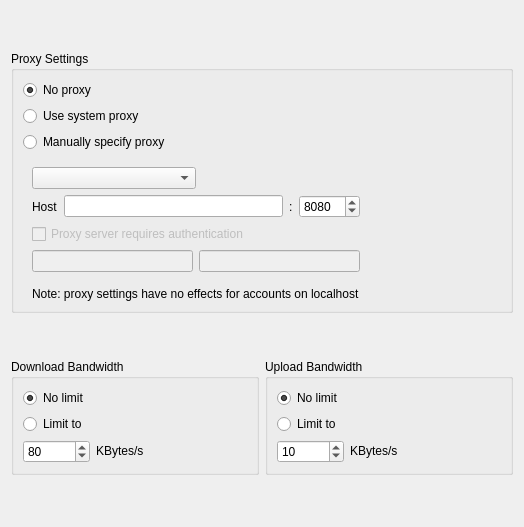
<?xml version="1.0" encoding="UTF-8"?>
<ui version="4.0">
 <class>OCC::NetworkSettings</class>
 <widget class="QWidget" name="OCC::NetworkSettings">
  <property name="geometry">
   <rect>
    <x>0</x>
    <y>0</y>
    <width>524</width>
    <height>527</height>
   </rect>
  </property>
  <property name="windowTitle">
   <string notr="true">Form</string>
  </property>
  <property name="autoFillBackground">
   <bool>true</bool>
  </property>
  <layout class="QGridLayout" name="gridLayout_3">
   <item row="0" column="0">
    <widget class="QGroupBox" name="proxyGroupBox">
     <property name="enabled">
      <bool>true</bool>
     </property>
     <property name="sizePolicy">
      <sizepolicy hsizetype="Preferred" vsizetype="Fixed">
       <horstretch>0</horstretch>
       <verstretch>0</verstretch>
      </sizepolicy>
     </property>
     <property name="title">
      <string>Proxy Settings</string>
     </property>
     <layout class="QGridLayout" name="gridLayout">
      <property name="bottomMargin">
       <number>0</number>
      </property>
      <item row="0" column="0">
       <widget class="QRadioButton" name="noProxyRadioButton">
        <property name="text">
         <string>No proxy</string>
        </property>
        <property name="checked">
         <bool>true</bool>
        </property>
        <attribute name="buttonGroup">
         <string notr="true">proxyButtonGroup</string>
        </attribute>
       </widget>
      </item>
      <item row="2" column="2">
       <spacer name="horizontalSpacer_2">
        <property name="orientation">
         <enum>Qt::Orientation::Horizontal</enum>
        </property>
        <property name="sizeHint" stdset="0">
         <size>
          <width>40</width>
          <height>20</height>
         </size>
        </property>
       </spacer>
      </item>
      <item row="1" column="0">
       <widget class="QRadioButton" name="systemProxyRadioButton">
        <property name="text">
         <string>Use system proxy</string>
        </property>
        <attribute name="buttonGroup">
         <string notr="true">proxyButtonGroup</string>
        </attribute>
       </widget>
      </item>
      <item row="3" column="0" colspan="3">
       <layout class="QHBoxLayout" name="horizontalLayout_7">
        <item>
         <widget class="QWidget" name="manualSettings" native="true">
          <property name="enabled">
           <bool>true</bool>
          </property>
          <property name="sizePolicy">
           <sizepolicy hsizetype="Expanding" vsizetype="Fixed">
            <horstretch>0</horstretch>
            <verstretch>0</verstretch>
           </sizepolicy>
          </property>
          <layout class="QVBoxLayout" name="verticalLayout">
           <property name="rightMargin">
            <number>0</number>
           </property>
           <item>
            <layout class="QHBoxLayout" name="horizontalLayout_8">
             <item>
              <widget class="QComboBox" name="typeComboBox">
               <property name="enabled">
                <bool>true</bool>
               </property>
               <property name="sizePolicy">
                <sizepolicy hsizetype="MinimumExpanding" vsizetype="Fixed">
                 <horstretch>0</horstretch>
                 <verstretch>0</verstretch>
                </sizepolicy>
               </property>
              </widget>
             </item>
             <item>
              <spacer name="horizontalSpacer_3">
               <property name="orientation">
                <enum>Qt::Orientation::Horizontal</enum>
               </property>
               <property name="sizeHint" stdset="0">
                <size>
                 <width>40</width>
                 <height>20</height>
                </size>
               </property>
              </spacer>
             </item>
            </layout>
           </item>
           <item>
            <layout class="QHBoxLayout" name="horizontalLayout">
             <item>
              <widget class="QLabel" name="hostLabel">
               <property name="text">
                <string>Host</string>
               </property>
              </widget>
             </item>
             <item>
              <widget class="QLineEdit" name="hostLineEdit">
               <property name="sizePolicy">
                <sizepolicy hsizetype="Preferred" vsizetype="Fixed">
                 <horstretch>1</horstretch>
                 <verstretch>0</verstretch>
                </sizepolicy>
               </property>
               <property name="text">
                <string/>
               </property>
              </widget>
             </item>
             <item>
              <widget class="QLabel" name="label">
               <property name="text">
                <string notr="true">:</string>
               </property>
              </widget>
             </item>
             <item>
              <widget class="QSpinBox" name="portSpinBox">
               <property name="sizePolicy">
                <sizepolicy hsizetype="Maximum" vsizetype="Fixed">
                 <horstretch>0</horstretch>
                 <verstretch>0</verstretch>
                </sizepolicy>
               </property>
               <property name="minimum">
                <number>1</number>
               </property>
               <property name="maximum">
                <number>65535</number>
               </property>
               <property name="value">
                <number>8080</number>
               </property>
              </widget>
             </item>
            </layout>
           </item>
           <item>
            <widget class="QCheckBox" name="authRequiredcheckBox">
             <property name="enabled">
              <bool>false</bool>
             </property>
             <property name="text">
              <string>Proxy server requires authentication</string>
             </property>
            </widget>
           </item>
           <item>
            <widget class="QWidget" name="authWidgets" native="true">
             <property name="enabled">
              <bool>true</bool>
             </property>
             <layout class="QHBoxLayout" name="horizontalLayout_2">
              <property name="leftMargin">
               <number>0</number>
              </property>
              <property name="topMargin">
               <number>0</number>
              </property>
              <property name="rightMargin">
               <number>0</number>
              </property>
              <property name="bottomMargin">
               <number>9</number>
              </property>
              <item>
               <widget class="QLineEdit" name="userLineEdit">
                <property name="enabled">
                 <bool>false</bool>
                </property>
                <property name="sizePolicy">
                 <sizepolicy hsizetype="Expanding" vsizetype="Preferred">
                  <horstretch>1</horstretch>
                  <verstretch>0</verstretch>
                 </sizepolicy>
                </property>
                <property name="text">
                 <string/>
                </property>
               </widget>
              </item>
              <item>
               <widget class="QLineEdit" name="passwordLineEdit">
                <property name="enabled">
                 <bool>false</bool>
                </property>
                <property name="sizePolicy">
                 <sizepolicy hsizetype="Preferred" vsizetype="Fixed">
                  <horstretch>1</horstretch>
                  <verstretch>0</verstretch>
                 </sizepolicy>
                </property>
                <property name="text">
                 <string/>
                </property>
                <property name="echoMode">
                 <enum>QLineEdit::EchoMode::Password</enum>
                </property>
               </widget>
              </item>
             </layout>
            </widget>
           </item>
           <item>
            <widget class="QLabel" name="labelLocalhost">
             <property name="text">
              <string>Note: proxy settings have no effects for accounts on localhost</string>
             </property>
            </widget>
           </item>
          </layout>
         </widget>
        </item>
        <item>
         <spacer name="horizontalSpacer">
          <property name="orientation">
           <enum>Qt::Orientation::Horizontal</enum>
          </property>
          <property name="sizeHint" stdset="0">
           <size>
            <width>40</width>
            <height>20</height>
           </size>
          </property>
         </spacer>
        </item>
       </layout>
      </item>
      <item row="2" column="0">
       <widget class="QRadioButton" name="manualProxyRadioButton">
        <property name="text">
         <string>Manually specify proxy</string>
        </property>
        <attribute name="buttonGroup">
         <string notr="true">proxyButtonGroup</string>
        </attribute>
       </widget>
      </item>
     </layout>
    </widget>
   </item>
   <item row="1" column="0">
    <layout class="QHBoxLayout" name="horizontalLayout_5" stretch="0,0">
     <property name="topMargin">
      <number>0</number>
     </property>
     <property name="bottomMargin">
      <number>0</number>
     </property>
     <item>
      <widget class="QGroupBox" name="downloadBox">
       <property name="sizePolicy">
        <sizepolicy hsizetype="Preferred" vsizetype="Maximum">
         <horstretch>0</horstretch>
         <verstretch>0</verstretch>
        </sizepolicy>
       </property>
       <property name="title">
        <string>Download Bandwidth</string>
       </property>
       <property name="alignment">
        <set>Qt::AlignmentFlag::AlignLeading|Qt::AlignmentFlag::AlignLeft|Qt::AlignmentFlag::AlignTop</set>
       </property>
       <layout class="QGridLayout" name="gridLayout_2">
        <property name="topMargin">
         <number>9</number>
        </property>
        <property name="bottomMargin">
         <number>9</number>
        </property>
        <property name="verticalSpacing">
         <number>6</number>
        </property>
        <item row="1" column="0">
         <widget class="QRadioButton" name="downloadLimitRadioButton">
          <property name="text">
           <string>Limit to</string>
          </property>
         </widget>
        </item>
        <item row="0" column="0" colspan="2">
         <widget class="QRadioButton" name="noDownloadLimitRadioButton">
          <property name="text">
           <string>No limit</string>
          </property>
          <property name="checked">
           <bool>true</bool>
          </property>
         </widget>
        </item>
        <item row="2" column="0">
         <layout class="QHBoxLayout" name="horizontalLayout_3">
          <item>
           <widget class="QSpinBox" name="downloadSpinBox">
            <property name="enabled">
             <bool>true</bool>
            </property>
            <property name="maximum">
             <number>999999</number>
            </property>
            <property name="value">
             <number>80</number>
            </property>
           </widget>
          </item>
          <item>
           <widget class="QLabel" name="downloadSpinBoxLabel">
            <property name="sizePolicy">
             <sizepolicy hsizetype="Preferred" vsizetype="Fixed">
              <horstretch>0</horstretch>
              <verstretch>0</verstretch>
             </sizepolicy>
            </property>
            <property name="text">
             <string>KBytes/s</string>
            </property>
           </widget>
          </item>
         </layout>
        </item>
       </layout>
      </widget>
     </item>
     <item>
      <widget class="QGroupBox" name="uploadBox">
       <property name="sizePolicy">
        <sizepolicy hsizetype="Preferred" vsizetype="Maximum">
         <horstretch>0</horstretch>
         <verstretch>0</verstretch>
        </sizepolicy>
       </property>
       <property name="title">
        <string>Upload Bandwidth</string>
       </property>
       <property name="alignment">
        <set>Qt::AlignmentFlag::AlignLeading|Qt::AlignmentFlag::AlignLeft|Qt::AlignmentFlag::AlignTop</set>
       </property>
       <property name="flat">
        <bool>false</bool>
       </property>
       <layout class="QGridLayout" name="gridLayout_4">
        <property name="topMargin">
         <number>9</number>
        </property>
        <property name="bottomMargin">
         <number>9</number>
        </property>
        <property name="verticalSpacing">
         <number>6</number>
        </property>
        <item row="2" column="0">
         <layout class="QHBoxLayout" name="horizontalLayout_4" stretch="0,0">
          <item>
           <widget class="QSpinBox" name="uploadSpinBox">
            <property name="enabled">
             <bool>true</bool>
            </property>
            <property name="minimum">
             <number>1</number>
            </property>
            <property name="maximum">
             <number>999999</number>
            </property>
            <property name="value">
             <number>10</number>
            </property>
           </widget>
          </item>
          <item>
           <widget class="QLabel" name="uploadSpinBoxLabel">
            <property name="sizePolicy">
             <sizepolicy hsizetype="Preferred" vsizetype="Fixed">
              <horstretch>0</horstretch>
              <verstretch>0</verstretch>
             </sizepolicy>
            </property>
            <property name="text">
             <string>KBytes/s</string>
            </property>
           </widget>
          </item>
         </layout>
        </item>
        <item row="1" column="0">
         <widget class="QRadioButton" name="uploadLimitRadioButton">
          <property name="text">
           <string>Limit to</string>
          </property>
         </widget>
        </item>
        <item row="0" column="0" colspan="2">
         <widget class="QRadioButton" name="noUploadLimitRadioButton">
          <property name="text">
           <string>No limit</string>
          </property>
          <property name="checked">
           <bool>true</bool>
          </property>
         </widget>
        </item>
       </layout>
      </widget>
     </item>
    </layout>
   </item>
  </layout>
 </widget>
 <resources/>
 <connections>
  <connection>
   <sender>downloadLimitRadioButton</sender>
   <signal>toggled(bool)</signal>
   <receiver>downloadSpinBox</receiver>
   <slot>setVisible(bool)</slot>
   <hints>
    <hint type="sourcelabel">
     <x>75</x>
     <y>315</y>
    </hint>
    <hint type="destinationlabel">
     <x>49</x>
     <y>334</y>
    </hint>
   </hints>
  </connection>
  <connection>
   <sender>downloadLimitRadioButton</sender>
   <signal>toggled(bool)</signal>
   <receiver>downloadSpinBoxLabel</receiver>
   <slot>setVisible(bool)</slot>
   <hints>
    <hint type="sourcelabel">
     <x>75</x>
     <y>315</y>
    </hint>
    <hint type="destinationlabel">
     <x>107</x>
     <y>334</y>
    </hint>
   </hints>
  </connection>
  <connection>
   <sender>uploadLimitRadioButton</sender>
   <signal>toggled(bool)</signal>
   <receiver>uploadSpinBox</receiver>
   <slot>setVisible(bool)</slot>
   <hints>
    <hint type="sourcelabel">
     <x>330</x>
     <y>315</y>
    </hint>
    <hint type="destinationlabel">
     <x>304</x>
     <y>334</y>
    </hint>
   </hints>
  </connection>
  <connection>
   <sender>uploadLimitRadioButton</sender>
   <signal>toggled(bool)</signal>
   <receiver>uploadSpinBoxLabel</receiver>
   <slot>setVisible(bool)</slot>
   <hints>
    <hint type="sourcelabel">
     <x>330</x>
     <y>315</y>
    </hint>
    <hint type="destinationlabel">
     <x>362</x>
     <y>334</y>
    </hint>
   </hints>
  </connection>
 </connections>
 <buttongroups>
  <buttongroup name="proxyButtonGroup"/>
 </buttongroups>
</ui>
